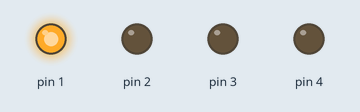
Bench run of a sketch on a simulated Arduino Uno, built with avr-gcc and run on an emulated ATmega328P. Parts: output pins drawn as LEDs (lit = HIGH).

Above: at 1.0 s.
At 3.0 s:
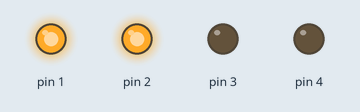
At 5.0 s:
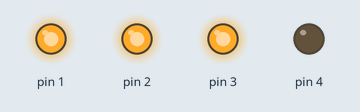
At 7.0 s:
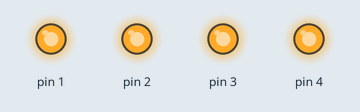
Timing chart, 0 to 9.2 s (numbered marks = the images above):
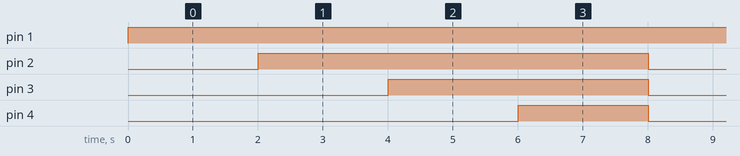

The sketch:

blink_-_multiple_second_task.ino
```cpp
void setup() {

  pinMode(1, OUTPUT);
  pinMode(2, OUTPUT);
  pinMode(3, OUTPUT);
  pinMode(4, OUTPUT);
}


void loop() {
  digitalWrite(1, HIGH);
  digitalWrite(2, LOW);
  digitalWrite(3, LOW);
  digitalWrite(4, LOW);
  delay(2000);

  digitalWrite(1, HIGH);
  digitalWrite(2, HIGH);
  digitalWrite(3, LOW);
  digitalWrite(4, LOW);
  delay(2000);


  digitalWrite(1, HIGH);
  digitalWrite(2, HIGH);
  digitalWrite(3, HIGH);
  digitalWrite(4, LOW);
  delay(2000);


  digitalWrite(1, HIGH);
  digitalWrite(2, HIGH);
  digitalWrite(3, HIGH);
  digitalWrite(4, HIGH);
  delay(2000);}
```

Measured:
- by itself, pin 1: LOW → HIGH at 0.00 s
- by itself, pin 2: alternates HIGH for 6.0 s and LOW for 2.0 s
- by itself, pin 3: alternates HIGH for 4.0 s and LOW for 4.0 s
- by itself, pin 4: alternates HIGH for 2.0 s and LOW for 6.0 s
